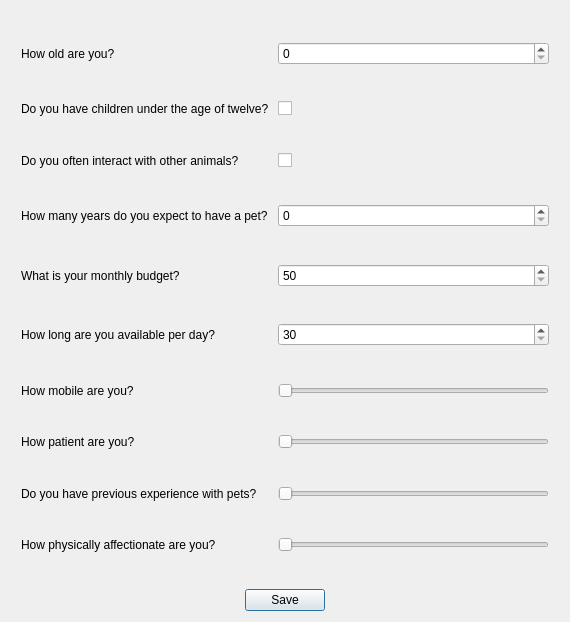
<?xml version="1.0" encoding="UTF-8"?>
<ui version="4.0">
 <class>ClientQuizDiag</class>
 <widget class="QDialog" name="ClientQuizDiag">
  <property name="geometry">
   <rect>
    <x>0</x>
    <y>0</y>
    <width>570</width>
    <height>622</height>
   </rect>
  </property>
  <property name="windowTitle">
   <string>Personality Questionnaire</string>
  </property>
  <layout class="QGridLayout" name="gridLayout">
   <item row="0" column="0">
    <spacer name="horizontalSpacer">
     <property name="orientation">
      <enum>Qt::Horizontal</enum>
     </property>
     <property name="sizeType">
      <enum>QSizePolicy::Fixed</enum>
     </property>
     <property name="sizeHint" stdset="0">
      <size>
       <width>10</width>
       <height>20</height>
      </size>
     </property>
    </spacer>
   </item>
   <item row="0" column="1" rowspan="2" colspan="2">
    <layout class="QVBoxLayout" name="verticalLayout">
     <item>
      <layout class="QFormLayout" name="formLayout">
       <item row="1" column="0">
        <widget class="QLabel" name="label_3">
         <property name="text">
          <string>How old are you? </string>
         </property>
        </widget>
       </item>
       <item row="1" column="1">
        <widget class="QSpinBox" name="ageSpinBox"/>
       </item>
       <item row="3" column="0">
        <widget class="QLabel" name="label">
         <property name="text">
          <string>Do you have children under the age of twelve? </string>
         </property>
        </widget>
       </item>
       <item row="3" column="1">
        <widget class="QCheckBox" name="childCheckBox">
         <property name="text">
          <string/>
         </property>
        </widget>
       </item>
       <item row="4" column="1">
        <spacer name="verticalSpacer_8">
         <property name="orientation">
          <enum>Qt::Vertical</enum>
         </property>
         <property name="sizeHint" stdset="0">
          <size>
           <width>20</width>
           <height>40</height>
          </size>
         </property>
        </spacer>
       </item>
       <item row="5" column="0">
        <widget class="QLabel" name="label_2">
         <property name="text">
          <string>Do you often interact with other animals?</string>
         </property>
        </widget>
       </item>
       <item row="5" column="1">
        <widget class="QCheckBox" name="animCheckBox">
         <property name="text">
          <string/>
         </property>
        </widget>
       </item>
       <item row="6" column="1">
        <spacer name="verticalSpacer_7">
         <property name="orientation">
          <enum>Qt::Vertical</enum>
         </property>
         <property name="sizeHint" stdset="0">
          <size>
           <width>20</width>
           <height>40</height>
          </size>
         </property>
        </spacer>
       </item>
       <item row="7" column="0">
        <widget class="QLabel" name="label_4">
         <property name="text">
          <string>How many years do you expect to have a pet?</string>
         </property>
        </widget>
       </item>
       <item row="7" column="1">
        <widget class="QSpinBox" name="durationSpinBox"/>
       </item>
       <item row="8" column="1">
        <spacer name="verticalSpacer_6">
         <property name="orientation">
          <enum>Qt::Vertical</enum>
         </property>
         <property name="sizeHint" stdset="0">
          <size>
           <width>20</width>
           <height>40</height>
          </size>
         </property>
        </spacer>
       </item>
       <item row="9" column="0">
        <widget class="QLabel" name="label_5">
         <property name="text">
          <string>What is your monthly budget?</string>
         </property>
        </widget>
       </item>
       <item row="9" column="1">
        <widget class="QSpinBox" name="budgetSpinBox">
         <property name="minimum">
          <number>50</number>
         </property>
         <property name="maximum">
          <number>1000</number>
         </property>
         <property name="singleStep">
          <number>50</number>
         </property>
        </widget>
       </item>
       <item row="10" column="1">
        <spacer name="verticalSpacer_5">
         <property name="orientation">
          <enum>Qt::Vertical</enum>
         </property>
         <property name="sizeHint" stdset="0">
          <size>
           <width>20</width>
           <height>40</height>
          </size>
         </property>
        </spacer>
       </item>
       <item row="11" column="0">
        <widget class="QLabel" name="label_6">
         <property name="text">
          <string>How long are you available per day?</string>
         </property>
        </widget>
       </item>
       <item row="11" column="1">
        <widget class="QSpinBox" name="timeSpinBox">
         <property name="minimum">
          <number>30</number>
         </property>
         <property name="maximum">
          <number>240</number>
         </property>
         <property name="singleStep">
          <number>30</number>
         </property>
        </widget>
       </item>
       <item row="12" column="1">
        <spacer name="verticalSpacer_4">
         <property name="orientation">
          <enum>Qt::Vertical</enum>
         </property>
         <property name="sizeHint" stdset="0">
          <size>
           <width>20</width>
           <height>40</height>
          </size>
         </property>
        </spacer>
       </item>
       <item row="13" column="0">
        <widget class="QLabel" name="label_7">
         <property name="text">
          <string>How mobile are you?</string>
         </property>
        </widget>
       </item>
       <item row="13" column="1">
        <widget class="QSlider" name="mobilitySlider">
         <property name="maximum">
          <number>4</number>
         </property>
         <property name="orientation">
          <enum>Qt::Horizontal</enum>
         </property>
        </widget>
       </item>
       <item row="14" column="1">
        <spacer name="verticalSpacer_3">
         <property name="orientation">
          <enum>Qt::Vertical</enum>
         </property>
         <property name="sizeHint" stdset="0">
          <size>
           <width>20</width>
           <height>40</height>
          </size>
         </property>
        </spacer>
       </item>
       <item row="15" column="0">
        <widget class="QLabel" name="label_8">
         <property name="text">
          <string>How patient are you?</string>
         </property>
        </widget>
       </item>
       <item row="15" column="1">
        <widget class="QSlider" name="patienceSlider">
         <property name="maximum">
          <number>4</number>
         </property>
         <property name="orientation">
          <enum>Qt::Horizontal</enum>
         </property>
        </widget>
       </item>
       <item row="16" column="1">
        <spacer name="verticalSpacer_2">
         <property name="orientation">
          <enum>Qt::Vertical</enum>
         </property>
         <property name="sizeHint" stdset="0">
          <size>
           <width>20</width>
           <height>40</height>
          </size>
         </property>
        </spacer>
       </item>
       <item row="17" column="0">
        <widget class="QLabel" name="label_9">
         <property name="text">
          <string>Do you have previous experience with pets?</string>
         </property>
        </widget>
       </item>
       <item row="17" column="1">
        <widget class="QSlider" name="prevExpSlider">
         <property name="maximum">
          <number>4</number>
         </property>
         <property name="orientation">
          <enum>Qt::Horizontal</enum>
         </property>
        </widget>
       </item>
       <item row="18" column="1">
        <spacer name="verticalSpacer">
         <property name="orientation">
          <enum>Qt::Vertical</enum>
         </property>
         <property name="sizeHint" stdset="0">
          <size>
           <width>20</width>
           <height>40</height>
          </size>
         </property>
        </spacer>
       </item>
       <item row="19" column="0">
        <widget class="QLabel" name="label_10">
         <property name="text">
          <string>How physically affectionate are you?</string>
         </property>
        </widget>
       </item>
       <item row="19" column="1">
        <widget class="QSlider" name="affectionSlider">
         <property name="maximum">
          <number>4</number>
         </property>
         <property name="orientation">
          <enum>Qt::Horizontal</enum>
         </property>
        </widget>
       </item>
       <item row="2" column="1">
        <spacer name="verticalSpacer_9">
         <property name="orientation">
          <enum>Qt::Vertical</enum>
         </property>
         <property name="sizeHint" stdset="0">
          <size>
           <width>20</width>
           <height>40</height>
          </size>
         </property>
        </spacer>
       </item>
       <item row="0" column="1">
        <spacer name="verticalSpacer_10">
         <property name="orientation">
          <enum>Qt::Vertical</enum>
         </property>
         <property name="sizeHint" stdset="0">
          <size>
           <width>20</width>
           <height>40</height>
          </size>
         </property>
        </spacer>
       </item>
       <item row="20" column="1">
        <spacer name="verticalSpacer_11">
         <property name="orientation">
          <enum>Qt::Vertical</enum>
         </property>
         <property name="sizeHint" stdset="0">
          <size>
           <width>20</width>
           <height>40</height>
          </size>
         </property>
        </spacer>
       </item>
      </layout>
     </item>
     <item>
      <layout class="QHBoxLayout" name="horizontalLayout">
       <item>
        <spacer name="horizontalSpacer_4">
         <property name="orientation">
          <enum>Qt::Horizontal</enum>
         </property>
         <property name="sizeHint" stdset="0">
          <size>
           <width>40</width>
           <height>20</height>
          </size>
         </property>
        </spacer>
       </item>
       <item>
        <widget class="QPushButton" name="pushButton">
         <property name="text">
          <string>Save</string>
         </property>
        </widget>
       </item>
       <item>
        <spacer name="horizontalSpacer_3">
         <property name="orientation">
          <enum>Qt::Horizontal</enum>
         </property>
         <property name="sizeHint" stdset="0">
          <size>
           <width>40</width>
           <height>20</height>
          </size>
         </property>
        </spacer>
       </item>
      </layout>
     </item>
    </layout>
   </item>
   <item row="0" column="3">
    <spacer name="horizontalSpacer_2">
     <property name="orientation">
      <enum>Qt::Horizontal</enum>
     </property>
     <property name="sizeType">
      <enum>QSizePolicy::Fixed</enum>
     </property>
     <property name="sizeHint" stdset="0">
      <size>
       <width>10</width>
       <height>20</height>
      </size>
     </property>
    </spacer>
   </item>
  </layout>
 </widget>
 <resources/>
 <connections/>
</ui>
